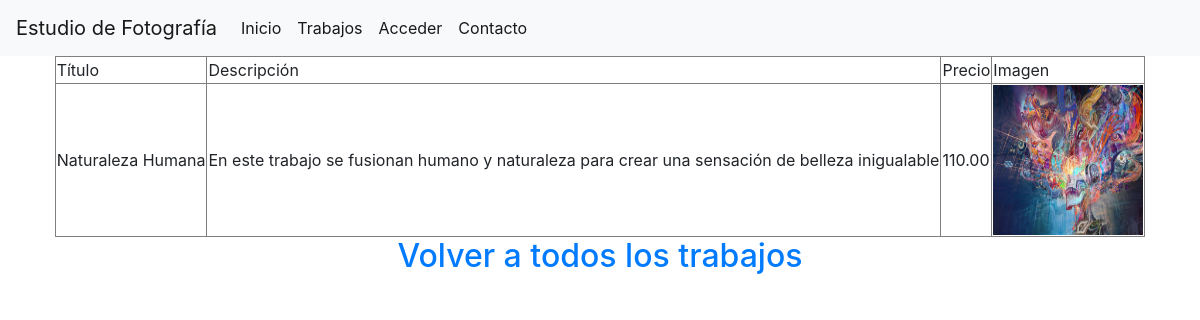
/Trabajos/verMas.php?id=1, run on the app's committed database.
### tables this page shows
CREATE TABLE `trabajos` (
  `id` bigint(20) UNSIGNED NOT NULL,
  `imagen` varchar(200) NOT NULL,
  `titulo` varchar(35) NOT NULL,
  `descripcion` varchar(100) NOT NULL,
  `precio` float(8,2) NOT NULL,
  `id_cliente` bigint(20) NOT NULL
);

### Trabajos/verMas.php (the view, shortened to what this page needs)
<!DOCTYPE html>
<html>
    <head>
    </head>
    <body>
        <?php
            if(isset($_SESSION['user'])){
                if($_SESSION['user']=='admin'){
                    header('location:../index.php');
                }else{
                    include('../NavBar/navBarClient.php');
                }
            }else{
                include('../NavBar/navBarClearUser.php');
            }
        ?>
        <?php
            $db = connectDb();
            $id=$_GET['id'];
            $work="select * from trabajos where id=$id";
            $consulta=mysqli_query($db, $work);
            echo "<table border=1px align='center'>";
                echo "<tr>";
                    echo "<td>Título</td>";
                    echo "<td>Descripción</td>";
                    echo "<td>Precio</td>";
                    echo "<td>Imagen</td>";
                echo "</tr>";
                if($array=mysqli_fetch_array($consulta, MYSQLI_ASSOC)){
                    echo "<tr>";
                        echo "<td>$array[titulo]</td>";
                        echo "<td>$array[descripcion]</td>";
                        echo "<td>$array[precio]</td>";
                        echo "<td><img src='".$array["imagen"]."' height='150' width='150' /></td>";
                    echo "</tr>";
                }
            echo "</table>";
        ?>
        <a href="trabajos.php"><h2 style="text-align:center">Volver a todos los trabajos</h2></a>
    </body>
</html>

### data on the page
trabajos: titulo "Naturaleza Humana", descripcion "En este trabajo se fusionan humano y naturaleza para crear una sensación de belleza inigualable", precio "110.00", imagen (picture)
